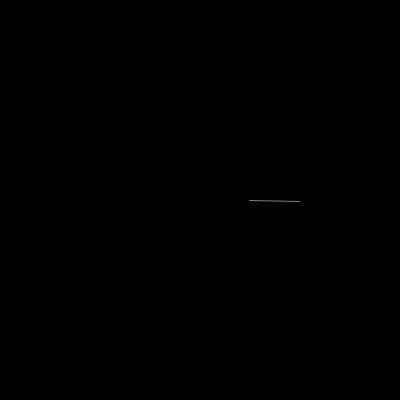
Frame 1 (no input)
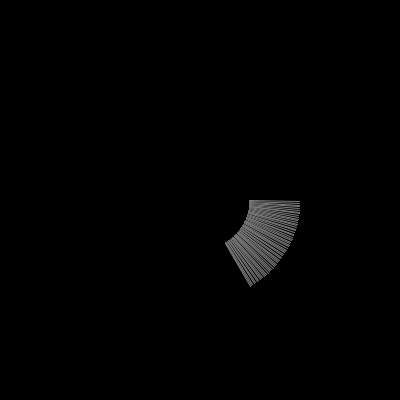
Frame 60 (the mouse pressed at the canvas centre just before this capture)
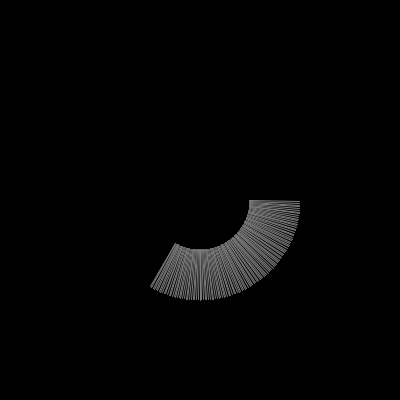
Frame 120 (the mouse held since frame 60 and released just before this capture)

The Processing sketch that drew these frames (run headless with seeded random() and noise(); from frame 60 on, the mouse is pressed at the canvas centre):

// Processing sketch: processing_55314
// ── processing_55314.pde

float big_radius = 100;
float small_radius = 50;

int originX;
int originY;
int angle = 0;
int angle2 = 0;

void setup() {
  size(400,400);
  background( 0 );
  originX = width/2;
  originY = height/2;
}

void draw() {
  stroke( 125 );
  //move(originX, originY);
  angle ++ ;
  angle2 += 1 ;
  if( angle >= 360 ) { angle = 0; }
  if( angle2 >= 360 ) { angle2 = 0; }
  line( 
      originX + (cos(radians(angle))*small_radius), 
      originY + (sin(radians(angle) )*small_radius) , 
      originX + (cos(radians(angle2))*big_radius) , 
      originY + (sin(radians(angle2) )*big_radius) 
      ); 
}
